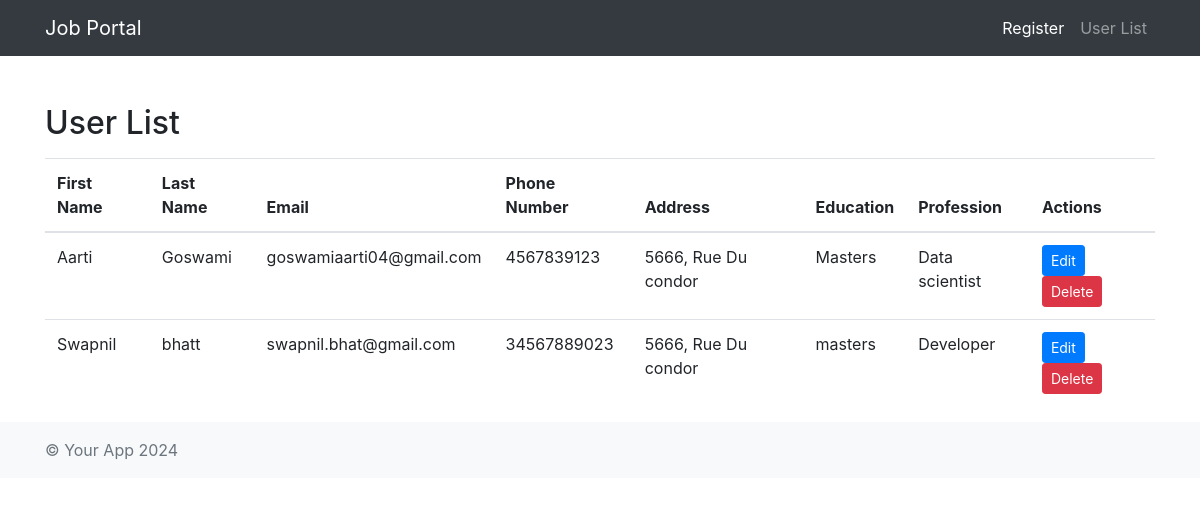
Before: /user-list/ with the older database file.
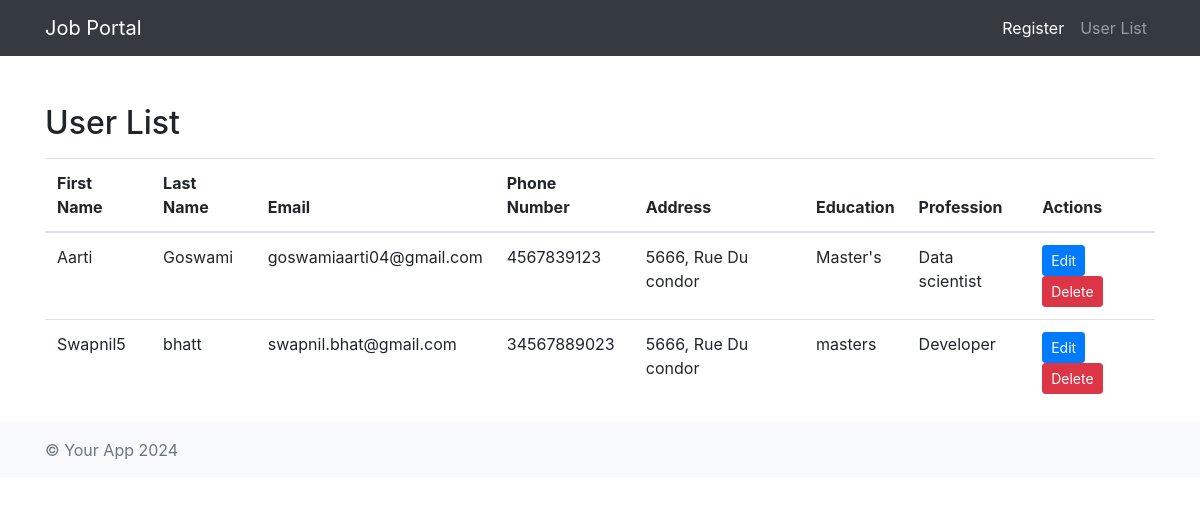
After: the same page with the newer database file.
### members/models.py (models this page shows, shortened)
class User(models.Model):
    first_name = models.CharField(max_length=100)
    last_name = models.CharField(max_length=100)
    email = models.EmailField(unique=True)
    phone_number = models.CharField(max_length=15)
    address = models.TextField()
    education = models.CharField(max_length=100)
    profession = models.CharField(max_length=100)

### members/views.py (the view)
# urls.py: path('user-list/', views.user_list, name='user_list'),
def user_list(request):
    users = User.objects.all()
    return render(request, 'user_list.html', {'users': users})

### members/templates/user_list.html (shortened to what this page needs)
{% extends 'base.html' %}
{% block content %}
<h2 class="mt-5">User List</h2>
<table class="table mt-3">
    <thead>
        <tr>
            <th>First Name</th>
            <th>Last Name</th>
            <th>Email</th>
            <th>Phone Number</th>
            <th>Address</th>
            <th>Education</th>
            <th>Profession</th>
            <th>Actions</th>
        </tr>
    </thead>
    <tbody>
        {% for user in users %}
        <tr>
            <td>{{ user.first_name }}</td>
            <td>{{ user.last_name }}</td>
            <td>{{ user.email }}</td>
            <td>{{ user.phone_number }}</td>
            <td>{{ user.address }}</td>
            <td>{{ user.education }}</td>
            <td>{{ user.profession }}</td>
            <td>
                <a href="{% url 'edit_user' user.id %}" class="btn btn-primary btn-sm">Edit</a>
                <a href="{% url 'delete_user' user.id %}" class="btn btn-danger btn-sm">Delete</a>
            </td>
        </tr>
        {% endfor %}
    </tbody>
</table>
{% endblock %}

Changed rows visible on the page:
changed User "Aarti": education "Masters" → "Master's"
changed User "bhatt": first_name "Swapnil" → "Swapnil5"
